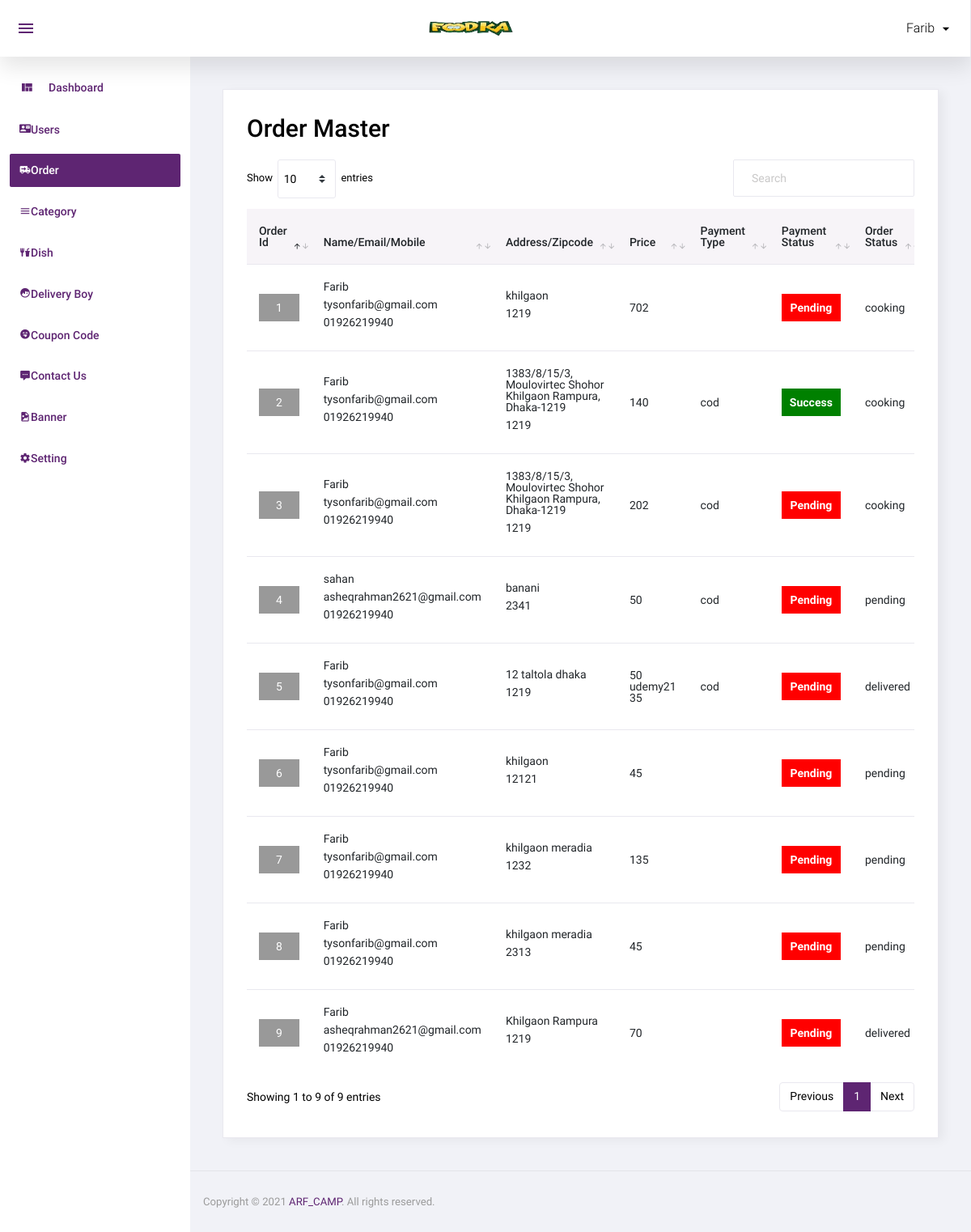
/admin/order.php (signed in), run on an earlier commit of the app's database.
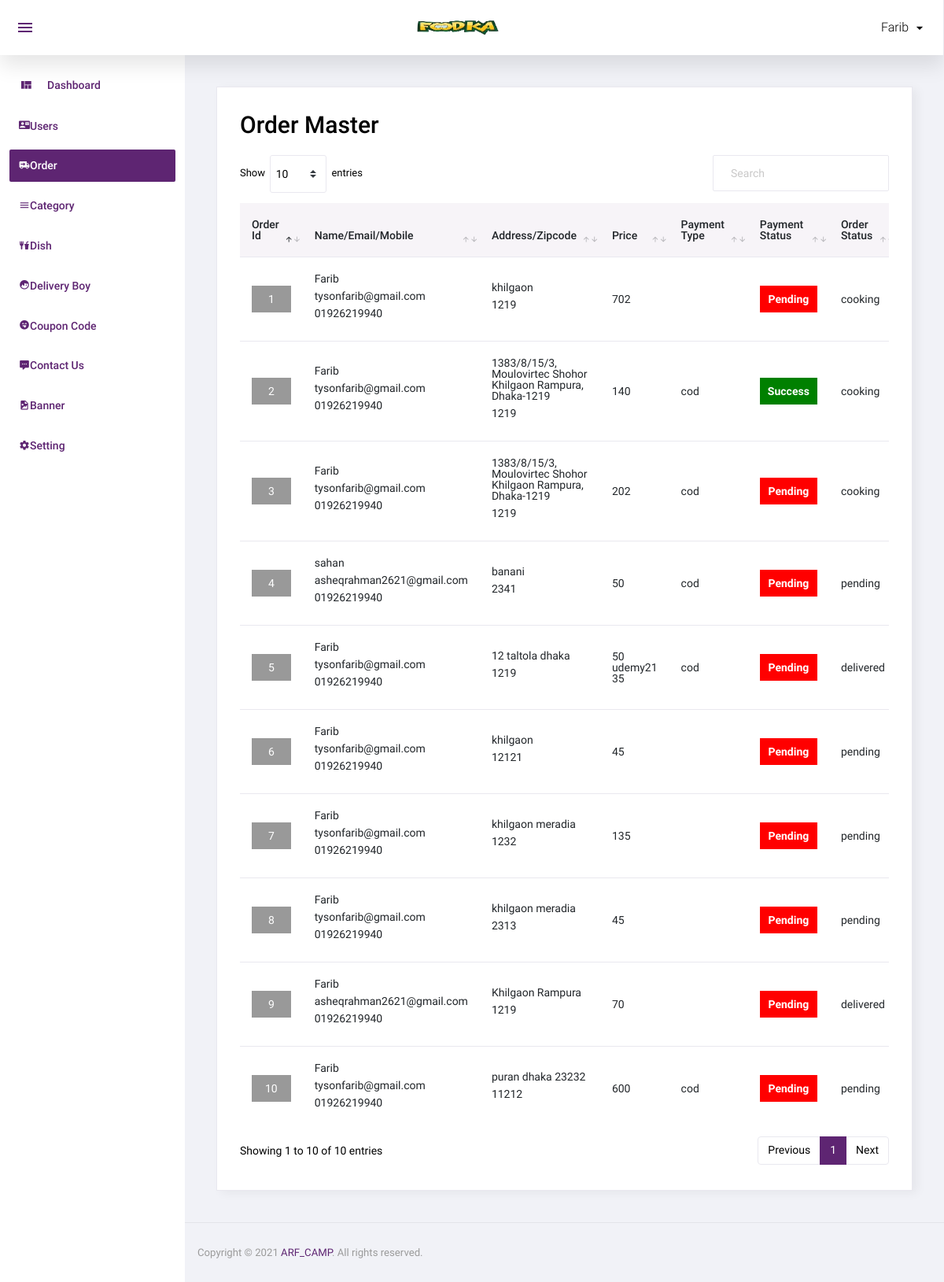
And on a later commit of the database.
### tables this page shows
CREATE TABLE `order_master` (
  `id` int(11) NOT NULL,
  `user_id` int(11) NOT NULL,
  `name` varchar(50) NOT NULL,
  `email` varchar(50) NOT NULL,
  `mobile` varchar(50) NOT NULL,
  `address` text NOT NULL,
  `total_price` float NOT NULL,
  `coupon_code` varchar(20) NOT NULL,
  `final_price` float NOT NULL,
  `zipcode` varchar(10) NOT NULL,
  `delivery_boy_id` int(11) NOT NULL,
  `payment_status` varchar(20) NOT NULL,
  `payment_type` varchar(10) NOT NULL,
  `payment_id` varchar(100) NOT NULL,
  `order_status` int(11) NOT NULL,
  `added_on` datetime NOT NULL,
  `delivered_on` datetime NOT NULL
);

CREATE TABLE `order_status` (
  `id` int(11) NOT NULL,
  `order_status` varchar(50) NOT NULL
);

### admin/order.php (the view, shortened to what this page needs)
<?php
include('top.php');
$sql="select order_master.*,order_status.order_status as order_status_str from order_master,order_status where order_master.order_status=order_status.id order by order_master.id desc";
$res=mysqli_query($con,$sql);
?>
  <div class="card">
            <div class="card-body">
              <h1 class="grid_title">Order Master</h1>
			  <div class="row grid_box">
                <div class="col-12">
                  <div class="table-responsive">
                    <table id="order-listing" class="table">
                      <thead>
                        <tr>
                            <th width="5%">Order Id</th>
                            <th width="20%">Name/Email/Mobile</th>
							<th width="20%">Address/Zipcode</th>
							<th width="5%">Price</th>
							<th width="10%">Payment Type</th>
							<th width="10%">Payment Status</th>
							<th width="10%">Order Status</th>
                        </tr>
                      </thead>
                      <tbody>
                        <?php if(mysqli_num_rows($res)>0){
						while($row=mysqli_fetch_assoc($res)){
						?>
						<tr>
                            <td>
								<div class="div_order_id">
									<a href="order_detail.php?id=<?php echo $row['id']?>"><?php echo $row['id']?></a>
								</div>
							</td>
                            <td>
								<p><?php echo $row['name']?></p>
								<p><?php echo $row['email']?></p>
								<p><?php echo $row['mobile']?></p>
							<td>
								<p><?php echo $row['address']?></p>
								<p><?php echo $row['zipcode']?></p>
							</td>
							<td style="font-size:14px;"><?php echo $row['total_price']?><br/>
								<?php
								if($row['coupon_code']!=''){
								?>
								<?php echo $row['coupon_code']?><br/>
								<?php echo $row['final_price']?>
								<?php } ?>
							</td>
							<td><?php echo $row['payment_type']?></td>
							<td>
								<div class="payment_status payment_status_<?php echo $row['payment_status']?>"><?php echo ucfirst($row['payment_status'])?></div>
							</td>
							<td><?php echo $row['order_status_str']?></td>
                        </tr>
                        <?php
						} } else { ?>
						<tr>
							<td colspan="5">No data found</td>
						</tr>
						<?php } ?>
                      </tbody>
                    </table>
                  </div>
				</div>
              </div>
            </div>
          </div>
<?php include('footer.php');?>

### admin/top.php (shortened to what this page needs)
<!DOCTYPE html>
<html lang="en">
<head>
  <link rel="stylesheet" href="assets/css/materialdesignicons.min.css">
  <link rel="stylesheet" href="assets/css/vendor.bundle.base.css">
   <link rel="stylesheet" href="assets/css/dataTables.bootstrap4.css">
  <link rel="stylesheet" href="assets/css/bootstrap-datepicker.min.css">
  <link rel="stylesheet" href="assets/css/style.css">
</head>
<body class="sidebar-light">
  <div class="container-scroller">
    <nav class="navbar col-lg-12 col-12 p-0 fixed-top d-flex flex-row">
      <div class="navbar-menu-wrapper d-flex align-items-stretch justify-content-between">
        <ul class="navbar-nav mr-lg-2 d-none d-lg-flex">
          <li class="nav-item nav-toggler-item">
            <button class="navbar-toggler align-self-center" type="button" data-toggle="minimize">
              <span class="mdi mdi-menu"></span>
            </button>
          </li>
        </ul>
        <div class="text-center navbar-brand-wrapper d-flex align-items-center justify-content-center">
          <a class="navbar-brand brand-logo" href="index.php"><img src="assets/images/foodka200_90.jpg" alt="logo"/></a>
        </div>
        <ul class="navbar-nav navbar-nav-right">
          <li class="nav-item nav-profile dropdown">
            <a class="nav-link dropdown-toggle" href="#" data-toggle="dropdown" id="profileDropdown">
              <span class="nav-profile-name"><?php echo $_SESSION['ADMIN_USER'] ?></span>
            </a>
          </li>
        </ul>
      </div>
    </nav>
    <div class="container-fluid page-body-wrapper">
      <nav class="sidebar sidebar-offcanvas" id="sidebar">
        <ul class="nav">
          <li class="nav-item">
            <a class="nav-link" href="index.php">
              <i class="mdi mdi-view-quilt menu-icon"></i>
              <span class="menu-title"> Dashboard</span>
            </a>
          </li>
          <li class="nav-item">
            <a class="nav-link" href="user.php">
              <i class="mdi mdi-contact-mail"></i>
              <span class="menu-title"> Users</span>
            </a>
          </li>
<li class="nav-item">
            <a class="nav-link" href="order.php">
              <i class="mdi mdi-truck-delivery"></i>
              <span class="menu-title">Order</span>
            </a>
          </li>
  <li class="nav-item">
            <a class="nav-link" href="category.php">
              <i class="mdi mdi-menu"></i>
              <span class="menu-title"> Category</span>
            </a>
          </li>
 <li class="nav-item">
            <a class="nav-link" href="dish.php">
              <i class="mdi mdi-food-fork-drink"></i>
              <span class="menu-title"> Dish</span>
            </a>
          </li>
      <li class="nav-item">
            <a class="nav-link" href="delivery_boy.php">
              <i class="mdi mdi-face-profile"></i>
              <span class="menu-title"> Delivery Boy</span>
            </a>
          </li>
       <li class="nav-item">
            <a class="nav-link" href="coupon_code.php">
              <i class="mdi mdi-emoticon-tongue"></i>
              <span class="menu-title"> Coupon Code</span>
            </a>
          </li>
          <li class="nav-item">
            <a class="nav-link" href="contact_us.php">
              <i class="mdi mdi-comment-processing"></i>
              <span class="menu-title"> Contact Us</span>
            </a>
          </li>
          <li class="nav-item">
            <a class="nav-link" href="banner.php">
              <i class="mdi mdi-file-image"></i>
              <span class="menu-title"> Banner</span>
            </a>
          </li>
<li class="nav-item">
            <a class="nav-link" href="setting.php">
              <i class="mdi mdi-settings"></i>
                <span class="menu-title"> Setting</span>
            </a>
          </li>
        </ul>
      </nav>
      <div class="main-panel">
        <div class="content-wrapper">

### admin/footer.php (shortened to what this page needs)
        </div>
        <footer class="footer">
          <div class="d-sm-flex justify-content-center justify-content-sm-between">
            <span class="text-muted text-center text-sm-left d-block d-sm-inline-block">Copyright © <?php echo date('Y') ?><a href="https://arf-camp.github.io/portfolio/" target="_blank"> ARF_CAMP</a>. All rights reserved.</span>
          </div>
        </footer>
      </div>
    </div>
  </div>
</body>
</html>

What changed in the data, as far as the page shows it:
added order_master: id "10", name "Farib", email "tysonfarib@gmail.com", mobile "01926219940", address "puran dhaka 23232", zipcode "11212", total_price "600", payment_type "cod", payment_status "Pending", order_status.order_status "pending"
Also different on the page:
text written by a page script: "Show entries Showing 1 to 9 of 9 entries Previous 1 Next" → "Show entries Showing 1 to 10 of 10 entries Previous 1 Next"
